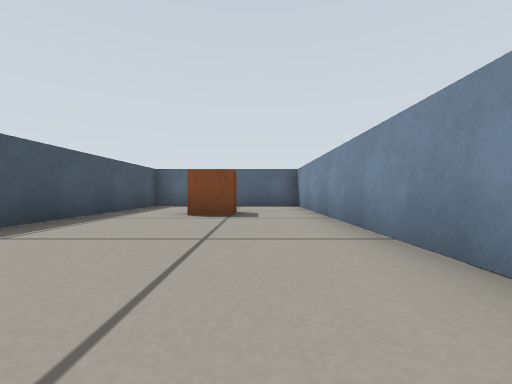
[1] (above)

15 first-person views from a walk through a Gazebo world. The camera is 0.23 m above the floor, looks level and sees 90° across. The floor is counted in squares, 0.5 m on a side. Each view is taken from the middle of a square. On the plan, view 1 faces up. The plan holds only what a view shows up to about 9 squares ahead; the rest is blank.

[2]
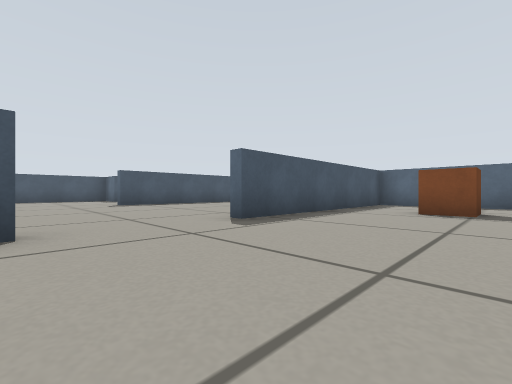

[3]
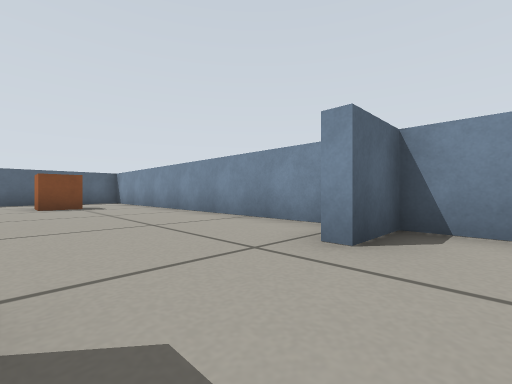

[4]
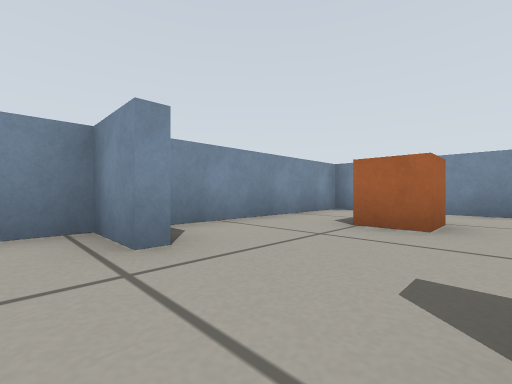

[5]
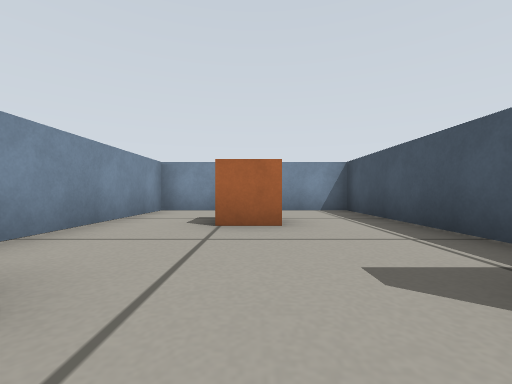

[6]
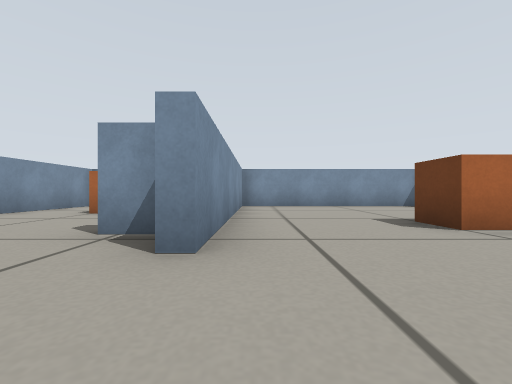

[7]
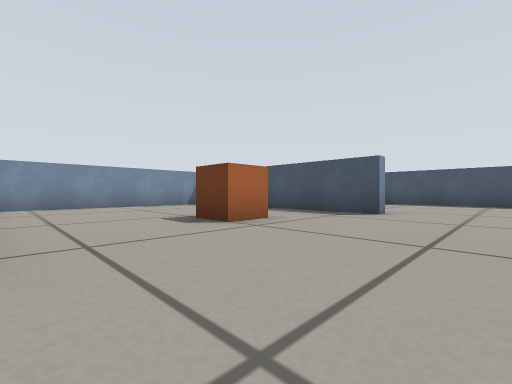

[8]
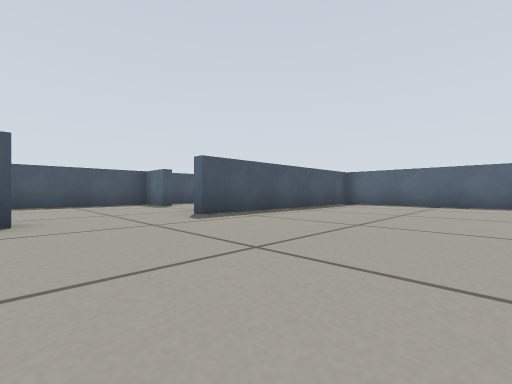

[9]
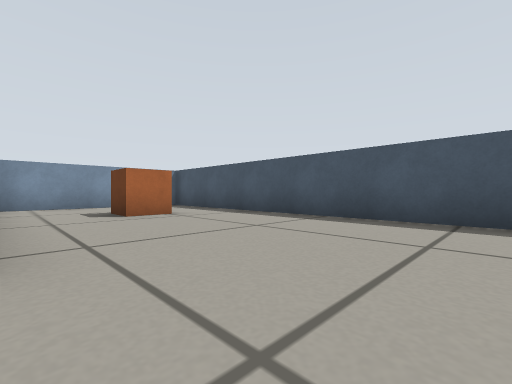

[10]
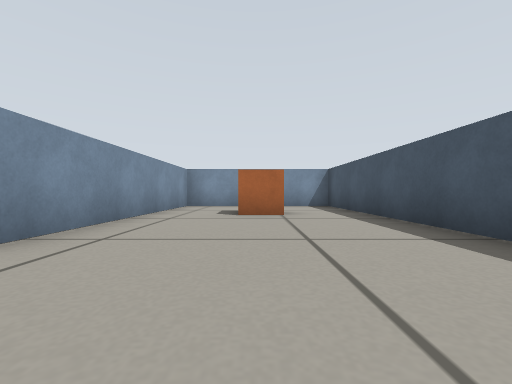

[11]
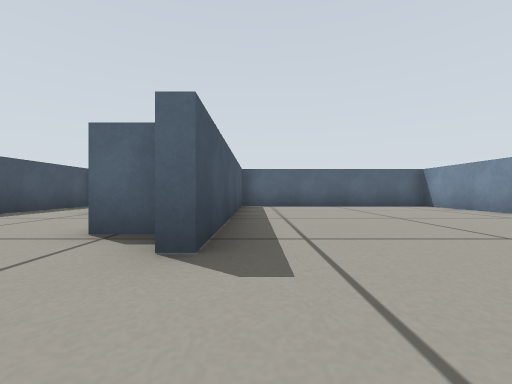

[12]
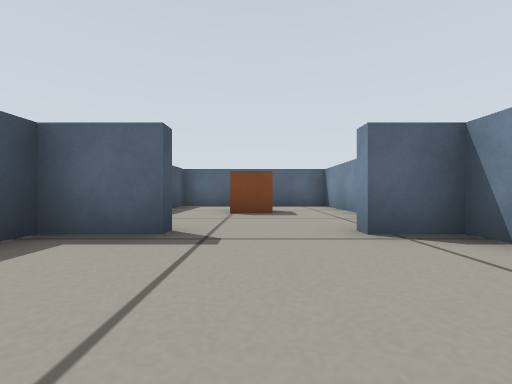

[13]
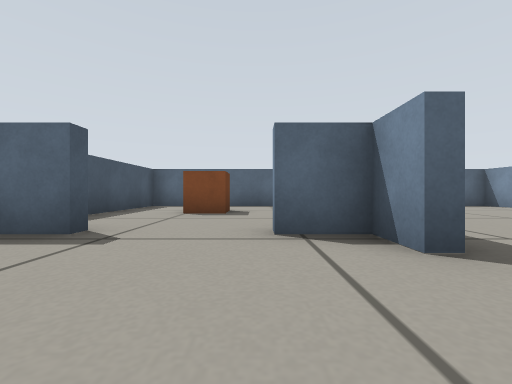

[14]
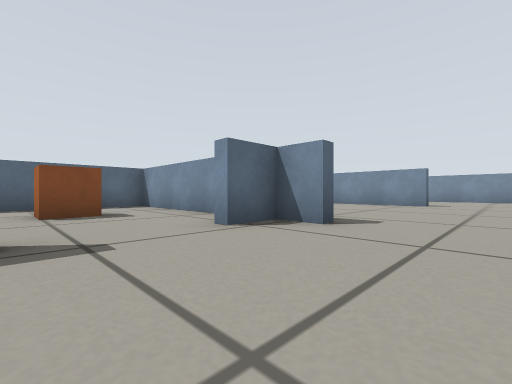

[15]
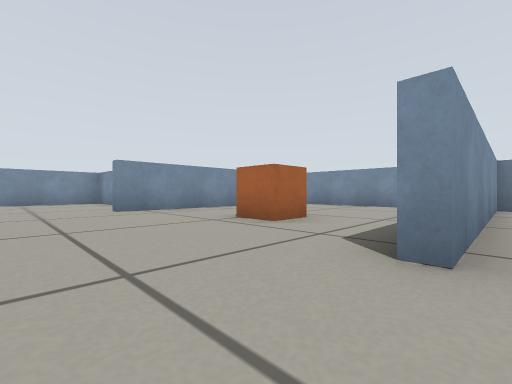

### Floor plan
Points are (right, up) in squares from view 1. A wall is a line through its corners. A room is listed if a view was taken in it or the views show most of it. See-through windows are left out.
Room 1 (views 1, 2, 3, 4, 5)
walls: (0, -1.8) (1.3, -1.8) (1.3, 8.4) (-3.2, 8.4) (-3.2, 1.9); (-3, -1.8) (-2.2, -1.8); (-3.2, -3.2) (-3.2, -7.3) (1.3, -7.3) (1.3, -2.1) (0, -2.1)
ways out: opening at (-3, 0.5) to room 2
objects: orange box (-1, -5); orange box (-1, 5) to (-1, 6)
Room 2 (views 6, 7, 8, 11)
walls: (-3.6, 1.9) (-3.6, 3.4); (-9.4, -0.9) (-9.4, -4); (-3.6, 5.4) (-3.6, 8.4) (-9.4, 8.4) (-9.4, 1.9); (-9.2, -7.3) (-3.6, -7.3) (-3.6, -0.9)
ways out: opening at (-3, 0.5) to room 1; opening at (-9, 0.5) to room 3
objects: orange box (-7, -3) to (-7, -2)
Room 3 (views 9, 10, 12, 13, 14, 15)
walls: (-9.8, 1.9) (-9.8, 2.7) (-10.9, 2.7); (-13, 2.7) (-14.4, 2.7) (-14.4, -7.3) (-9.8, -7.3) (-9.8, -0.9)
ways out: opening at (-9, 0.5) to room 2; opening at (-11.5, 3) to room 4
objects: orange box (-12, -5) to (-12, -4)
Room 4 (no view inside)
walls: (-9.8, 4.5) (-9.8, 8.4) (-14.4, 8.4) (-14.4, 5)
ways out: opening at (-11.5, 3) to room 3
objects: orange box (-12, 6)

Where each view was taken, in squares from view 1:
view 1: 0 up, 0 right, facing up
view 2: 1 down, 0 right, facing up-left
view 3: 3 down, 2 left, facing up-right
view 4: 1 down, 2 left, facing down-right
view 5: 1 down, 1 left, facing down
view 6: 1 up, 4 left, facing down
view 7: 1 up, 4 left, facing down-left
view 8: 1 down, 5 left, facing up-left
view 9: 1 up, 10 left, facing down-left
view 10: 1 up, 12 left, facing down
view 11: 0 up, 9 left, facing up
view 12: 0 up, 12 left, facing up
view 13: 0 up, 11 left, facing up
view 14: 0 up, 13 left, facing up-right
view 15: 1 up, 10 left, facing down-right
